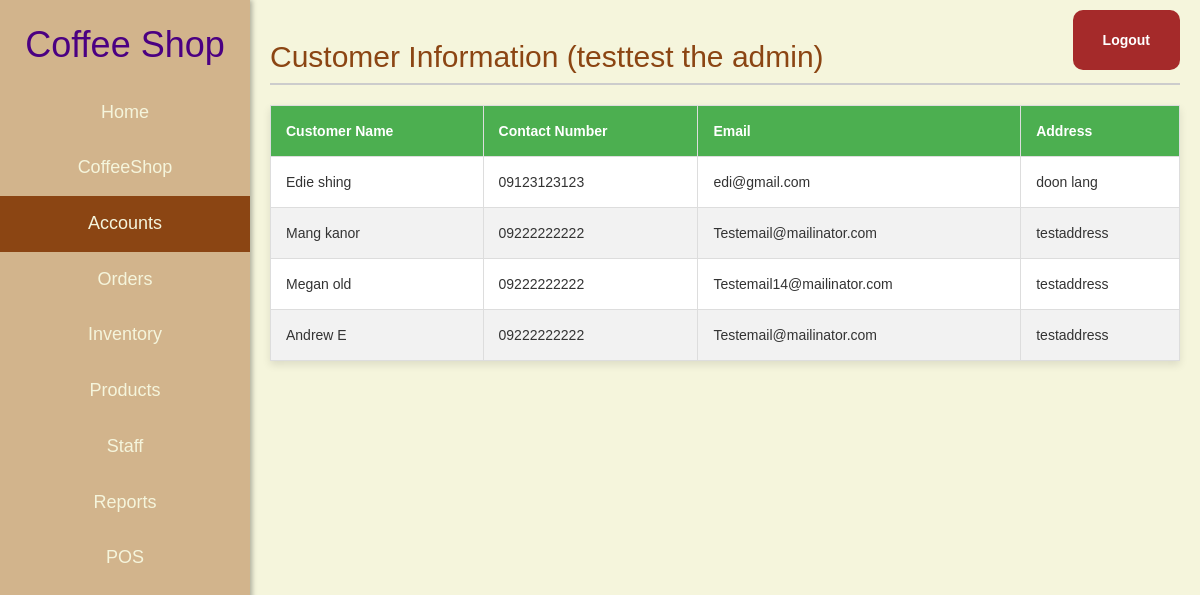
Page /Dashboard/accounts.php (signed in) on the committed database.
### tables this page shows
CREATE TABLE `tblcustomers` (
  `customerid` int(11) NOT NULL,
  `customername` varchar(255) NOT NULL,
  `contactnumber` varchar(13) DEFAULT NULL,
  `email` varchar(255) DEFAULT NULL,
  `address` varchar(255) DEFAULT NULL
);

### public/Dashboard/accounts.php (the view, shortened to what this page needs)
<?php
$servername = "127.0.0.1";
$user = "root";
$pass = "";
$dbname = "dbcoffee_shop";
try {
    $pdo = new PDO("mysql:host=$servername;dbname=$dbname", $user, $pass);
    $pdo->setAttribute(PDO::ATTR_ERRMODE, PDO::ERRMODE_EXCEPTION);
} catch (PDOException $e) {
    die("Database connection failed: " . $e->getMessage());
}
$sql = "SELECT * FROM tblcustomers";
$statement = $pdo->prepare($sql);
$statement->execute();
$customerData = $statement->fetchAll(PDO::FETCH_ASSOC);
?>
<!DOCTYPE html>
<html lang="en">
<head>
    <link rel="stylesheet" href="https://maxcdn.bootstrapcdn.com/font-awesome/4.7.0/css/font-awesome.min.css">
    <link rel="stylesheet" href="https://maxcdn.bootstrapcdn.com/bootstrap/3.3.7/css/bootstrap.min.css">
    <link rel="stylesheet" href="dashboard.css" />
</head>
<body>
    <div class="dashboard">
        <div class="sidebar">
            <h1>Coffee Shop</h1>
            <ul>
                <li><a href="dashboard.php">Home</a></li>
                <li><a href="coffeeshop_info.php">CoffeeShop</a></li>
                <li style="background-color: var(--primary-color);"><a href="accounts.php">Accounts</a></li>
                <li><a href="Orders.php">Orders</a></li>
                <li><a href="Inventory.php">Inventory</a></li>
                <li><a href="Products.php">Products</a></li>
                <li><a href="Staff.php">Staff</a></li>
                <li><a href="Reports.php">Reports</a></li>
                <li><a href="../POS front-end/Main.php">POS</a></li>
            </ul>
        </div>
        <div class="top-right">
            <a href="logout.php" class="login-button">Logout</a>
        </div>
        <div class="content">
            <h2>Customer Information
                <?php echo " (" . $_SESSION['username'] . " the " . $_SESSION['position'] . ") " ?>
            </h2>
            <div>
                <table>
                    <thead>
                        <tr>
                            <th>Customer Name</th>
                            <th>Contact Number</th>
                            <th>Email</th>
                            <th>Address</th>
                        </tr>
                    </thead>
                    <tbody>
                        <?php foreach ($customerData as $customer): ?>
                            <tr>
                                <td>
                                    <?= $customer['customername'] ?>
                                </td>
                                <td>
                                    <?= $customer['contactnumber'] ?>
                                </td>
                                <td>
                                    <?= $customer['email'] ?>
                                </td>
                                <td>
                                    <?= $customer['address'] ?>
                                </td>
                            </tr>
                        <?php endforeach; ?>
                    </tbody>
                </table>
            </div>
        </div>
    </div>
</body>
</html>

### public/Dashboard/dashboard.css (style rules this page uses)
:root { --primary-color: #8B4513; --secondary-color: #D2B48C; --background-color: #F5F5DC; --text-color: #4B0082; --button-color: #A52A2A; }
body, html { margin: 0; padding: 0; font-family: Arial, sans-serif; height: 100%; background-color: var(--background-color); }
.dashboard { display: flex; height: 100%; }
.sidebar { width: 250px; background-color: var(--secondary-color); color: var(--text-color); padding: 5px 0; box-shadow: 2px 0 5px rgba(0, 0, 0, 0.3); position: fixed; height: 100%; top: 0; left: 0; overflow-y: auto; }
.sidebar h1 { text-align: center; margin-bottom: 20px; }
.sidebar ul { list-style-type: none; text-align: center; padding: 0; }
.sidebar ul li { margin: 0; }
.sidebar ul li a { display: flex; justify-content: center; align-items: center; padding: 15px; color: #F5F5DC; text-decoration: none; font-size: 18px; transition: 0.3s; }
.content { background-color: var(--background-color); margin-left: 250px; padding: 20px; width: calc(100% - 250px); }
.content h2 { color: var(--primary-color); border-bottom: 2px solid #ccc; padding-bottom: 10px; }
.top-right { position: absolute; top: 10px; right: 10px; }
.login-button { background-color: var(--button-color); color: white; padding: 20px 30px; margin-right: 10px; text-decoration: none; border-radius: 10px; font-weight: bold; transition: background-color 0.3s; display: inline-block; }

### public/Dashboard/accounts.php (style rules this page uses)
body { font-family: Arial, sans-serif; background-color: #F5F5DC; }
table { width: 100%; margin: 20px auto; border-collapse: collapse; box-shadow: 0 4px 8px rgba(0, 0, 0, 0.1); background-color: #fff; color: #333; }
th, td { border: 1px solid #ddd; padding: 15px; text-align: left; }
th { background-color: #4caf50; color: #fff; }
tr:nth-child(even) { background-color: #f2f2f2; }

### rows in the picture
tblcustomers: customername "Edie shing", contactnumber "09123123123", email "edi@gmail.com", address "doon lang"
tblcustomers: customername "Mang kanor", contactnumber "09222222222", email "Testemail@mailinator.com", address "testaddress"
tblcustomers: customername "Megan old", contactnumber "09222222222", email "Testemail14@mailinator.com", address "testaddress"
tblcustomers: customername "Andrew E", contactnumber "09222222222", email "Testemail@mailinator.com", address "testaddress"

### other values in the picture
$_SESSION['username'] "testtest"
$_SESSION['position'] "admin"
